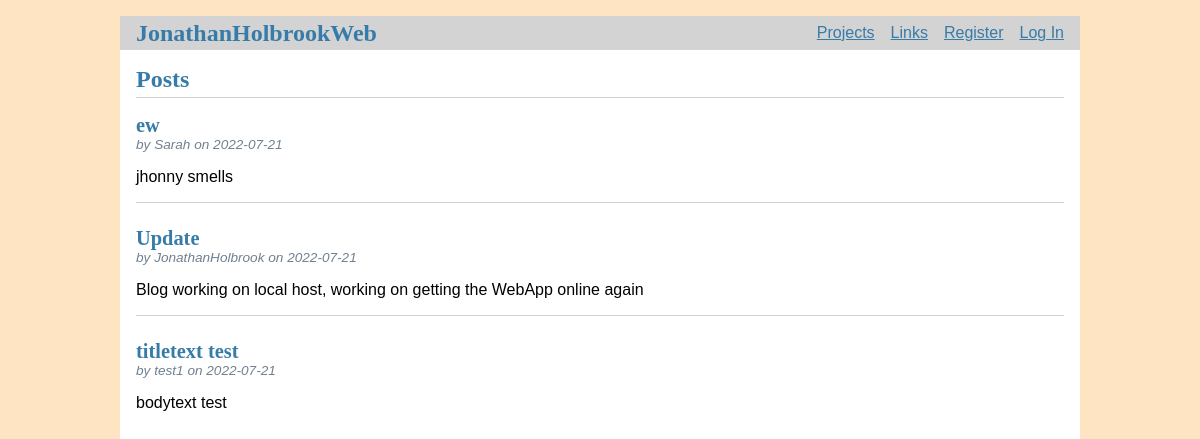
The page / on the database its author committed.
### tables this page shows
CREATE TABLE post (
  id INTEGER PRIMARY KEY AUTOINCREMENT,
  author_id INTEGER NOT NULL,
  created TIMESTAMP NOT NULL DEFAULT CURRENT_TIMESTAMP,
  title TEXT NOT NULL,
  body TEXT NOT NULL,
  FOREIGN KEY (author_id) REFERENCES user (id)
);

CREATE TABLE user (
  id INTEGER PRIMARY KEY AUTOINCREMENT,
  username TEXT UNIQUE NOT NULL,
  password TEXT NOT NULL
);

### JonathanHolbrookWeb/blog.py (the view)
@bp.route('/')
def index():
    db = get_db()
    posts = db.execute(
        'SELECT p.id, title, body, created, author_id, username'
        ' FROM post p JOIN user u ON p.author_id = u.id'
        ' ORDER BY created DESC'
    ).fetchall()
    return render_template('blog/index.html', posts=posts)

### JonathanHolbrookWeb/auth.py (called while the page is built)
@bp.before_app_request
def load_logged_in_user():
    user_id = session.get('user_id')
    if user_id is None:
        g.user = None
    else:
        g.user = get_db().execute(
            'SELECT * FROM user WHERE id = ?', (user_id,)
        ).fetchone()

### JonathanHolbrookWeb/db.py (called while the page is built)
def get_db():
    if 'db' not in g:
        g.db = sqlite3.connect(
            current_app.config['DATABASE'],
            detect_types=sqlite3.PARSE_DECLTYPES
        )
        g.db.row_factory = sqlite3.Row
    return g.db

### JonathanHolbrookWeb/templates/blog/index.html (shortened to what this page needs)
{% extends 'base.html' %}
{% block header %}
  <h1>{% block title %}Posts{% endblock %}</h1>
{% endblock %}
{% block content %}
  {% for post in posts %}
    <article class="post">
      <header>
        <div>
          <h1>{{ post['title'] }}</h1>
          <div class="about">by {{ post['username'] }} on {{ post['created'].strftime('%Y-%m-%d') }}</div>
        </div>
      </header>
      <p class="body">{{ post['body'] }}</p>
    </article>
    {% if not loop.last %}
      <hr>
    {% endif %}
  {% endfor %}
{% endblock %}

### JonathanHolbrookWeb/templates/base.html (shortened to what this page needs)
<!doctype html>
<html>
  <head>
    <link rel="stylesheet" href="{{ url_for('static', filename='style.css') }}">
  </head>
  <body>
    <nav>
      <h1><a href="/">JonathanHolbrookWeb</a></h1>
      <ul>
        <li><a href="/projects">Projects</a>
        <li><a href="/links">Links</a>
        {% if g.user %}
          <li><span>{{ g.user['username'] }}</span>
          <li><a href="{{ url_for('auth.logout') }}">Log Out</a>
        {% else %}
          <li><a href="{{ url_for('auth.register') }}">Register</a>
          <li><a href="{{ url_for('auth.login') }}">Log In</a>
        {% endif %}
      </ul>
    </nav>
    <section class="content">
      <header>
        {% block header %}{% endblock %}
      </header>
      {% block content %}{% endblock %}
    </section>
  </body>
</html>

### JonathanHolbrookWeb/static/style.css (style rules this page uses)
html { font-family: sans-serif; background: bisque; padding: 1rem; }
body { max-width: 960px; margin: 0 auto; background: white; }
h1 { font-family: serif; color: #377ba8; margin: 1rem 0; }
a { color: #377ba8; }
hr { border: none; border-top: 1px solid lightgray; }
nav { background: lightgray; display: flex; align-items: center; padding: 0 0.5rem; }
nav h1 { flex: auto; margin: 0; }
nav h1 a { text-decoration: none; padding: 0.25rem 0.5rem; }
nav ul { display: flex; list-style: none; margin: 0; padding: 0; }
nav ul li a, nav ul li span, header .action { display: block; padding: 0.5rem; }
.content { padding: 0 1rem 1rem; }
.content > header { border-bottom: 1px solid lightgray; display: flex; align-items: flex-end; }
.content > header h1 { flex: auto; margin: 1rem 0 0.25rem 0; }
.post > header { display: flex; align-items: flex-end; font-size: 0.85em; }
.post > header > div:first-of-type { flex: auto; }
.post > header h1 { font-size: 1.5em; margin-bottom: 0; }
.post .about { color: slategray; font-style: italic; }
.post .body { white-space: pre-line; }
.content:last-child { margin-bottom: 0; }

### rows shown on the page
post: title "ew", username "Sarah", created "2022-07-21", body "jhonny smells"
post: title "Update", username "JonathanHolbrook", created "2022-07-21", body "Blog working on local host, working on getting the WebApp online again"
post: title "titletext test", username "test1", created "2022-07-21", body "bodytext test"
